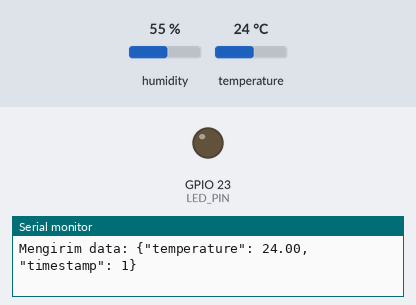
Simulated run of this sketch. Board: ESP32. On the bench: output pins drawn as LEDs (lit = HIGH), the last lines printed to the serial monitor. The inputs (shaded band) are chosen by the test bench; at power-on: humidity 55 %, temperature 24 °C. WiFi joins after 1.5 s; servers stay silent unless stated; uploads are accepted with an empty reply.

Above: at 1.68 s.
At 12.35 s:
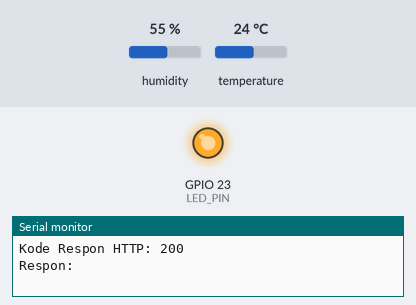
Timing chart, 0 to 15.1 s (numbered marks = the images above):
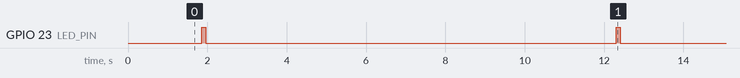

Measured:
- by itself, GPIO 23 (LED_PIN): alternates HIGH for 0.10 s and LOW for 10.3 s

The sketch:

SketchArduinoUno.ino
```cpp
#include <WiFi.h>
#include <HTTPClient.h>
#include "DHT.h"

#define DPIN 4
#define DTYPE DHT11
#define LED_PIN 23

DHT dht(DPIN, DTYPE);

// Pengaturan Wi-Fi
const char* ssid = "05";
const char* password = "barudak05";

// Pengaturan Firebase
const char* firebaseHost = "https://capstone-63601-default-rtdb.asia-southeast1.firebasedatabase.app"; // URL yang sudah di-update

void setup() {
  Serial.begin(9600);
  dht.begin();
  pinMode(LED_PIN, OUTPUT);

  // Koneksi ke Wi-Fi
  Serial.print("Menghubungkan ke ");
  Serial.println(ssid);
  WiFi.begin(ssid, password);

  while (WiFi.status() != WL_CONNECTED) {
    delay(500);
    Serial.print(".");
  }

  Serial.println("");
  Serial.println("WiFi terhubung");
  Serial.println("Alamat IP: ");
  Serial.println(WiFi.localIP());
}

void loop() {
  float temperatureC = dht.readTemperature(false);
  if (isnan(temperatureC)) {
    Serial.println("Gagal membaca dari sensor DHT!");
  } else {
    Serial.print("Suhu: ");
    Serial.print(temperatureC);
    Serial.println("°C");

    if (WiFi.status() == WL_CONNECTED) {
      HTTPClient http;
      String url = String(firebaseHost) + "/Temp.json"; // Endpoint yang sudah di-update
      Serial.print("Menghubungkan ke: ");
      Serial.println(url);

      http.begin(url);

      http.addHeader("Content-Type", "application/json");

      // Dapatkan timestamp Unix saat ini
      unsigned long currentMillis = millis() / 1000; // Ubah ke detik untuk timestamp Unix
      String jsonData = "{\"temperature\": " + String(temperatureC) + ", \"timestamp\": " + String(currentMillis) + "}";

      Serial.print("Mengirim data: ");
      Serial.println(jsonData);

      int httpResponseCode = http.POST(jsonData);

      if (httpResponseCode > 0) {
        String response = http.getString();
        Serial.print("Kode Respon HTTP: ");
        Serial.println(httpResponseCode);
        Serial.print("Respon: ");
        Serial.println(response);
      } else {
        Serial.print("Error saat mengirim POST: ");
        Serial.println(httpResponseCode);
        Serial.println(http.errorToString(httpResponseCode).c_str());
      }

      http.end();
    } else {
      Serial.println("WiFi tidak terhubung");
    }
  }

  digitalWrite(LED_PIN, HIGH);
  delay(100);
  digitalWrite(LED_PIN, LOW);

  delay(10000); // Delay 10 detik
}
```
